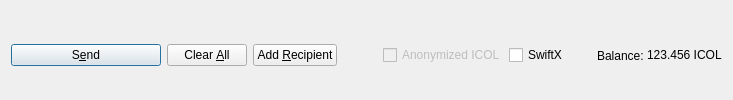
         <widget class="QFrame" name="frame_Send">
          <layout class="QHBoxLayout" name="horizontalLayout">
           <property name="bottomMargin">
            <number>0</number>
           </property>
           <item>
            <widget class="QPushButton" name="sendButton">
             <property name="minimumSize">
              <size>
               <width>150</width>
               <height>0</height>
              </size>
             </property>
             <property name="toolTip">
              <string>Confirm the send action</string>
             </property>
             <property name="text">
              <string>S&amp;end</string>
             </property>
             <property name="icon">
              <iconset resource="../icolcoin.qrc">
               <normaloff>:/icons/send</normaloff>:/icons/send</iconset>
             </property>
             <property name="autoDefault">
              <bool>false</bool>
             </property>
             <property name="default">
              <bool>true</bool>
             </property>
            </widget>
           </item>
           <item>
            <widget class="QPushButton" name="clearButton">
             <property name="sizePolicy">
              <sizepolicy hsizetype="Minimum" vsizetype="Fixed">
               <horstretch>0</horstretch>
               <verstretch>0</verstretch>
              </sizepolicy>
             </property>
             <property name="toolTip">
              <string>Clear all fields of the form.</string>
             </property>
             <property name="text">
              <string>Clear &amp;All</string>
             </property>
             <property name="icon">
              <iconset resource="../icolcoin.qrc">
               <normaloff>:/icons/remove</normaloff>:/icons/remove</iconset>
             </property>
             <property name="autoDefault">
              <bool>false</bool>
             </property>
            </widget>
           </item>
           <item>
            <widget class="QPushButton" name="addButton">
             <property name="toolTip">
              <string>Send to multiple recipients at once</string>
             </property>
             <property name="text">
              <string>Add &amp;Recipient</string>
             </property>
             <property name="icon">
              <iconset resource="../icolcoin.qrc">
               <normaloff>:/icons/add</normaloff>:/icons/add</iconset>
             </property>
             <property name="autoDefault">
              <bool>false</bool>
             </property>
            </widget>
           </item>
           <item>
            <spacer name="horizontalSpacer">
             <property name="orientation">
              <enum>Qt::Horizontal</enum>
             </property>
             <property name="sizeHint" stdset="0">
              <size>
               <width>40</width>
               <height>20</height>
              </size>
             </property>
            </spacer>
           </item>
           <item>
            <layout class="QHBoxLayout" name="horizontalLayout_2">
             <property name="spacing">
              <number>3</number>
             </property>
             <item>
              <widget class="QCheckBox" name="checkzICOL">
               <property name="enabled">
                <bool>false</bool>
               </property>
               <property name="text">
                <string>Anonymized ICOL</string>
               </property>
              </widget>
             </item>
             <item>
              <widget class="QCheckBox" name="checkSwiftTX">
               <property name="enabled">
                <bool>true</bool>
               </property>
               <property name="minimumSize">
                <size>
                 <width>85</width>
                 <height>0</height>
                </size>
               </property>
               <property name="text">
                <string>SwiftX</string>
               </property>
              </widget>
             </item>
             <item>
              <widget class="QLabel" name="label">
               <property name="text">
                <string>Balance:</string>
               </property>
              </widget>
             </item>
             <item>
              <widget class="QLabel" name="labelBalance">
               <property name="sizePolicy">
                <sizepolicy hsizetype="Preferred" vsizetype="Fixed">
                 <horstretch>0</horstretch>
                 <verstretch>0</verstretch>
                </sizepolicy>
               </property>
               <property name="cursor">
                <cursorShape>IBeamCursor</cursorShape>
               </property>
               <property name="text">
                <string notr="true">123.456 ICOL</string>
               </property>
               <property name="textInteractionFlags">
                <set>Qt::LinksAccessibleByMouse|Qt::TextSelectableByKeyboard|Qt::TextSelectableByMouse</set>
               </property>
              </widget>
             </item>
            </layout>
           </item>
          </layout>
         </widget>
